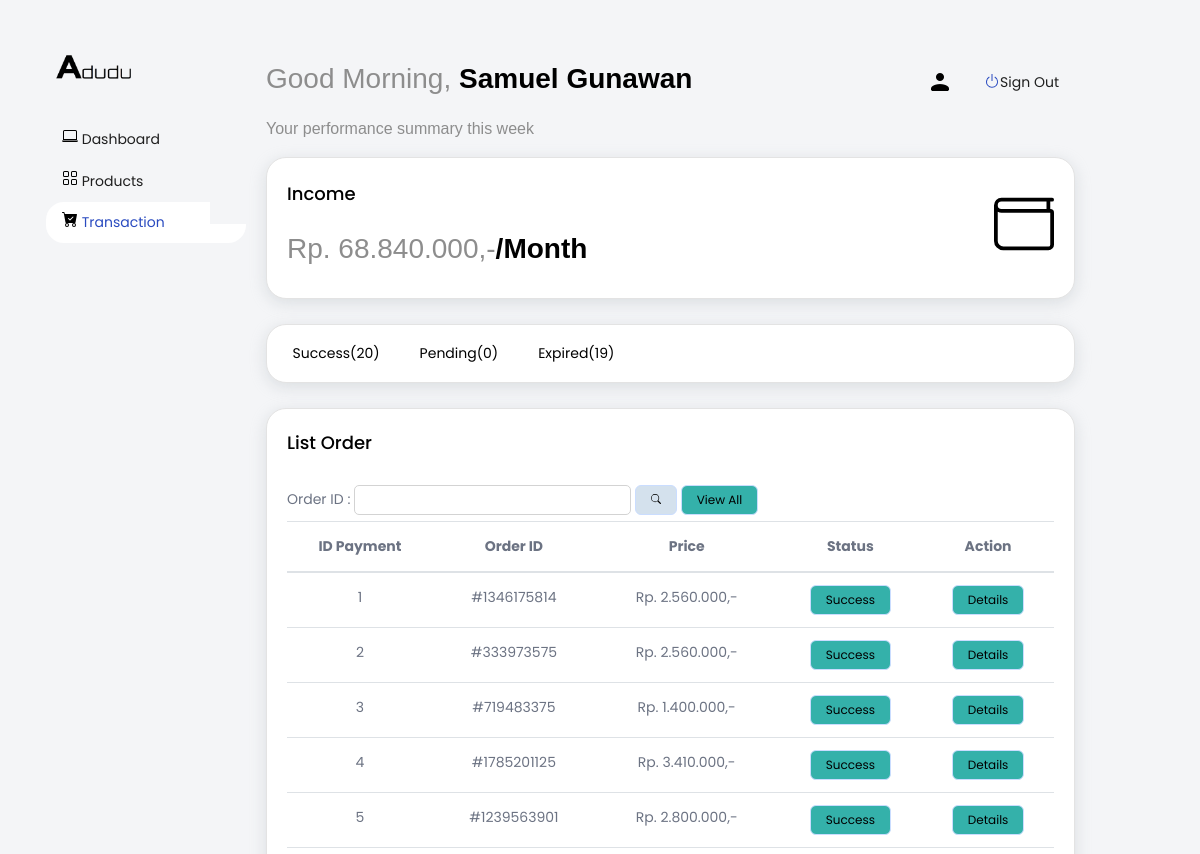
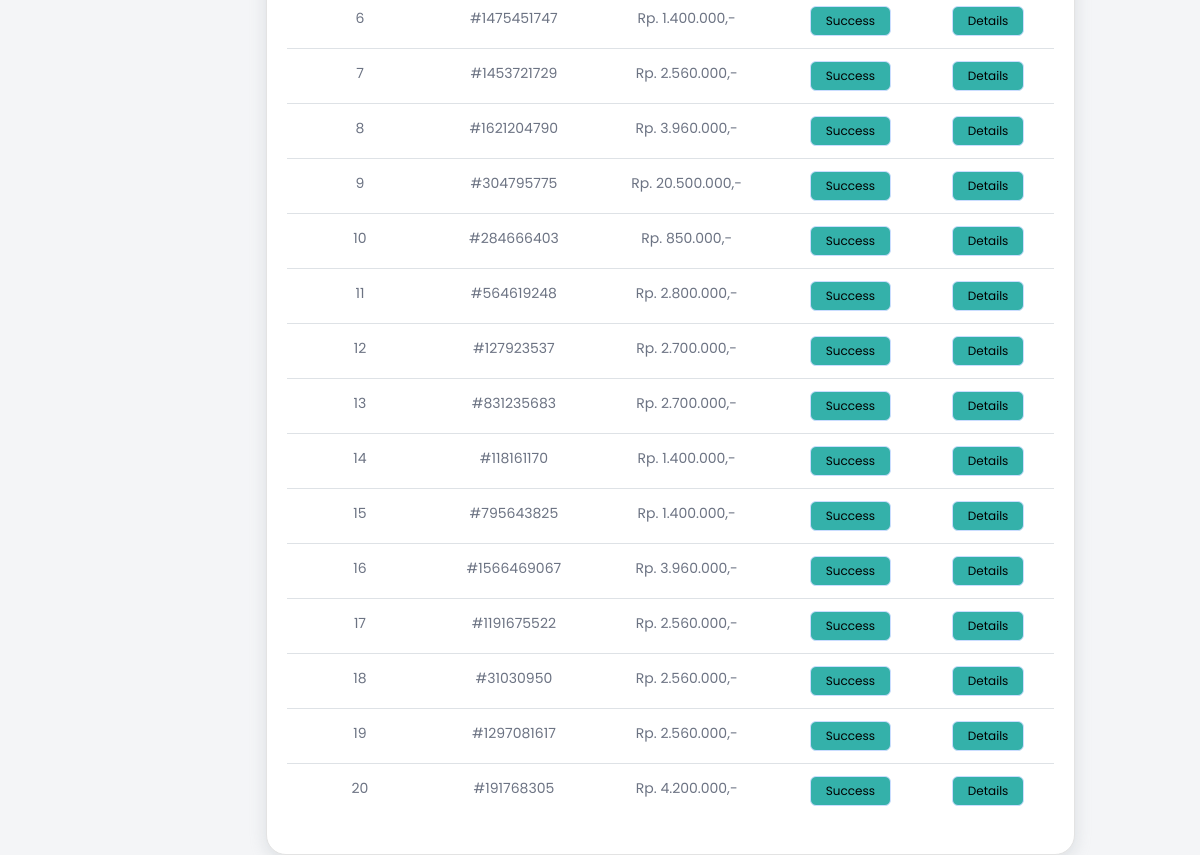
The app's page /admin/orders.php (signed in), older data (2 pictures, top to bottom).
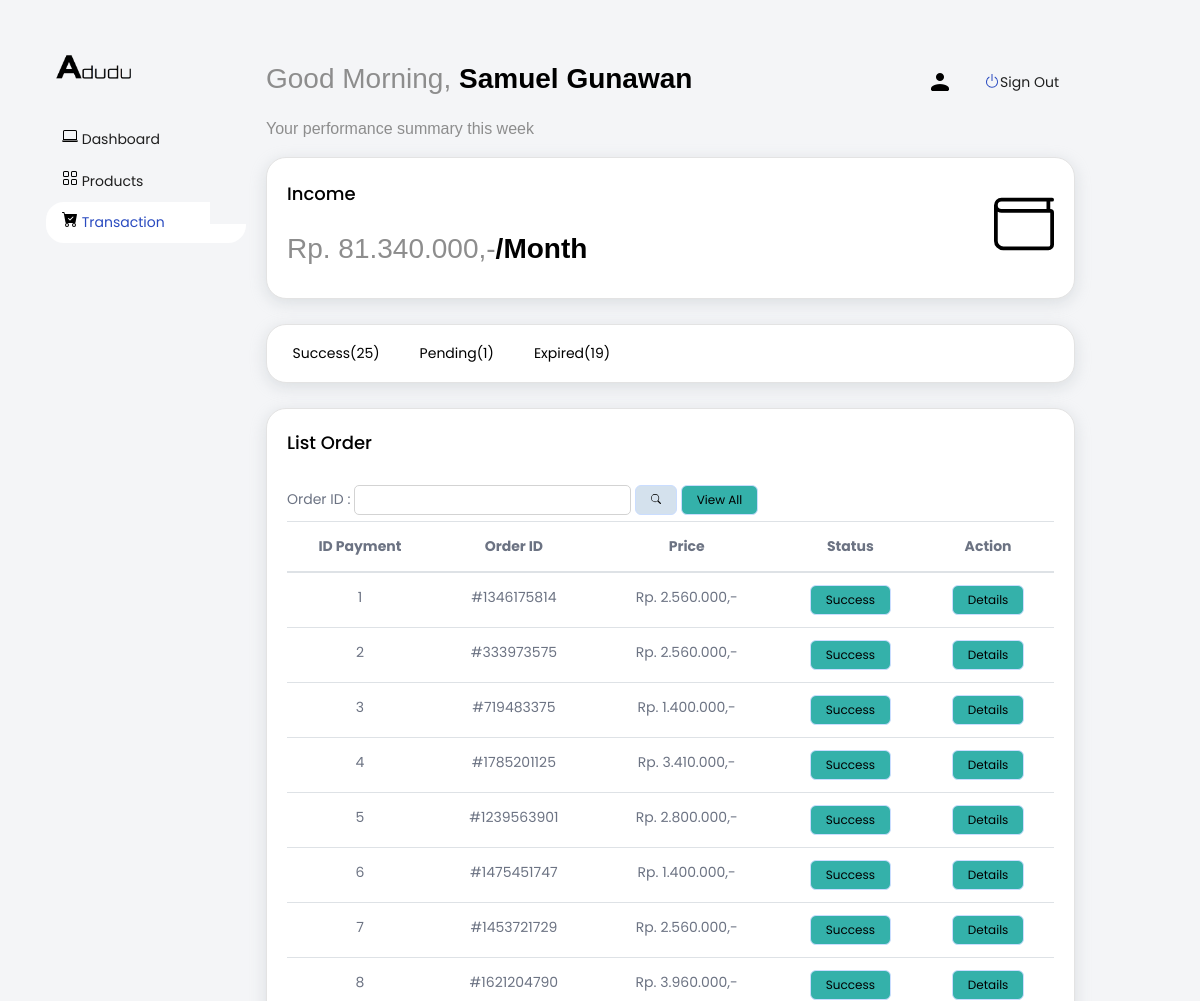
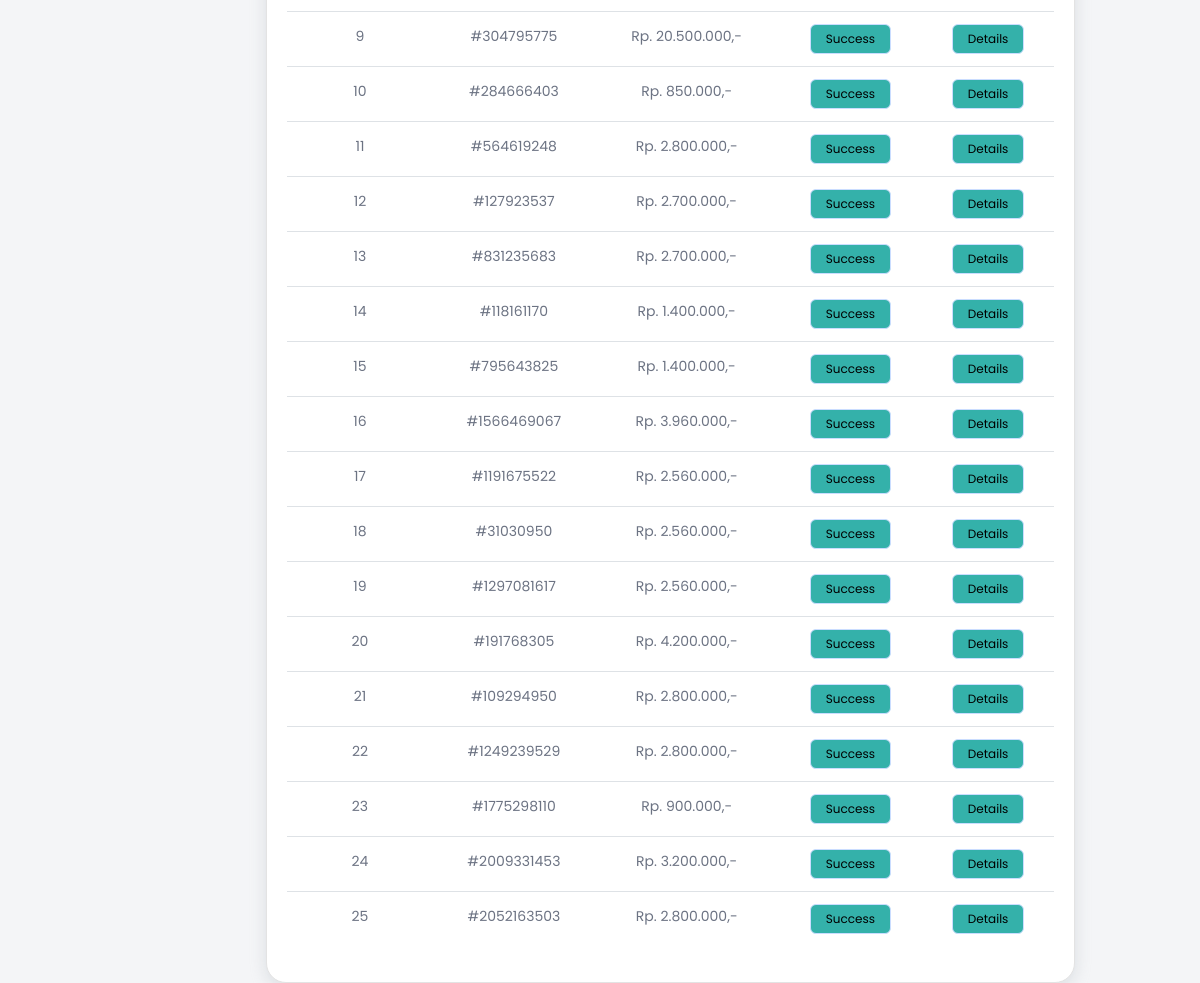
The same page, newer data (2 pictures, top to bottom).
### tables this page shows
CREATE TABLE `users` (
  `id_user` int(16) NOT NULL,
  `username` varchar(100) NOT NULL,
  `email` varchar(100) NOT NULL,
  `nama` varchar(100) NOT NULL,
  `tanggal_lahir` date NOT NULL,
  `password` varchar(100) NOT NULL,
  `roles` varchar(100) NOT NULL,
  `first_name` varchar(255) NOT NULL,
  `last_name` varchar(255) NOT NULL
);

CREATE TABLE `payment` (
  `id` int(11) NOT NULL,
  `status_code` varchar(3) NOT NULL,
  `status_message` varchar(50) NOT NULL,
  `transaction_id` varchar(100) NOT NULL,
  `order_id` varchar(10) NOT NULL,
  `gross_amount` decimal(20,2) NOT NULL,
  `payment_type` varchar(40) NOT NULL,
  `transaction_time` datetime NOT NULL,
  `transaction_status` varchar(40) NOT NULL,
  `bank` varchar(40) NOT NULL,
  `va_number` varchar(40) NOT NULL,
  `fraud_status` varchar(40) NOT NULL,
  `pdf_url` varchar(200) NOT NULL,
  `finish_redirect_url` varchar(200) NOT NULL,
  `bill_key` varchar(20) NOT NULL,
  `biller_code` varchar(5) NOT NULL
);

### admin/orders.php (the view, shortened to what this page needs)
<?php
require_once("../controller/connection.php");
if (!isset($_SESSION['active'])) {
    header('Location: ../index.php');
} else {
    $id_user = $_SESSION['active'];
    $stmt = $conn->prepare("SELECT * FROM users WHERE id_user=$id_user");
    $stmt->execute();
    $admin = $stmt->get_result()->fetch_assoc();
}
$stmt = $conn->prepare("SELECT * FROM payment where transaction_status = 'settlement'");
$stmt->execute();
$payment_success = $stmt->get_result()->fetch_all(MYSQLI_ASSOC);
$stmt = $conn->prepare("SELECT * FROM payment where transaction_status = 'pending'");
$stmt->execute();
$payment_pending = $stmt->get_result()->fetch_all(MYSQLI_ASSOC);
$stmt = $conn->prepare("SELECT * FROM payment where transaction_status = 'expire'");
$stmt->execute();
$payment_expire = $stmt->get_result()->fetch_all(MYSQLI_ASSOC);
$stmt = $conn->prepare("SELECT sum(gross_amount) as 'total' FROM payment where transaction_status = 'settlement'");
$stmt->execute();
$amount_total = $stmt->get_result()->fetch_assoc();
?>
<!DOCTYPE html>
<html lang="en">
<head>
    <?php require_once("./section/connection_head.php") ?>
    <link rel="stylesheet" href="style.css">
</head>
<body class="main-layout" style="background-color: #f4f5f7;">
    <div class="row">
        <div class="col-lg-2">
            <div class="header_section" style="min-height: 100vh; background-color: transparent;">
                <div class="container">
                    <div class="d-flex flex-column flex-shrink-0 p-3 bg-light">
                        <a href="./index.php" class="d-flex align-items-center mb-3 mb-md-0 me-md-auto link-dark text-decoration-none">
                            <span class="fs-4"><img src="../images/logo.png" alt="" style="width: 8vw;"></span>
                        </a>
                        <ul class="nav nav-pills flex-column mb-auto" style="width: 200px;">
                            <li>
                                <a href="./index.php" class="nav-link link-dark">
                                    <svg class="bi me-2" width="16" height="16">
                                        <use xlink:href="#dashboard_svg" />
                                    </svg>
                                    Dashboard
                                </a>
                            </li>
                            <li>
                                <a href="./product.php" class="nav-link link-dark">
                                    <svg class="bi me-2" width="16" height="16">
                                        <use xlink:href="#grid" />
                                    </svg>
                                    Products
                                </a>
                            </li>
                            <li>
                                <a href="./orders.php" class="nav-link link-dark active">
                                    <svg class="bi me-2" width="16" height="16">
                                        <use xlink:href="#cart" />
                                    </svg>
                                    Transaction
                                </a>
                            </li>
                        </ul>
                    </div>
                </div>
            </div>
        </div>
        <div class="col-lg-10">
            <div class="navbar-menu-wrapper d-flex align-items-top justify-content-between">
                <div class="navbar-nav">
                    <div class="nav-item font-weight-semibold d-none d-lg-block ms-0">
                        <h1 class="welcome-text">Good Morning, <span class="text-black fw-bold"><?= $admin['nama'] ?></span></h1>
                        <h3 class="welcome-sub-text">Your performance summary this week </h3>
                    </div>
                </div>
                <div class="ms-auto d-flex align-items-center">
                    <div class="nav-item dropdown d-none d-lg-block user-dropdown">
                        <a class="nav-link" id="UserDropdown" href="#" data-bs-toggle="dropdown" aria-expanded="false">
                            <img class="img-xs rounded-circle" src="../images/user_24px_black.png" alt="Profile image">
                        </a>
                    </div>
                    <div class="nav-item dropdown d-none d-lg-block user-dropdown">
                        <a class="nav-link" id="UserDropdown" href="../logout.php" style="display: flex; align-items: center; flex-direction: row;">
                            <svg xmlns="http://www.w3.org/2000/svg" width="16" height="16" fill="currentColor" class="bi bi-power" viewBox="0 0 16 16" style="color: #2a4bc0;">
                                <path d="M7.5 1v7h1V1h-1z" />
                                <path d="M3 8.812a4.999 4.999 0 0 1 2.578-4.375l-.485-.874A6 6 0 1 0 11 3.616l-.501.865A5 5 0 1 1 3 8.812z" />
                            </svg>
                            <span style="margin-top: 0.5vh;">
                                Sign Out
                            </span>
                        </a>
                    </div>
                </div>
            </div>
            <div class="navbar-menu-wrapper">
                <div class="d-flex">
                    <div class="card" style="width: 100%;">
                        <div class="card-body">
                            <div class="d-flex justify-content-between align-items-center">
                                <div>
                                    <div class="card-title">Income</div>
                                    <div class="welcome-text"><?= "Rp. " . number_format($amount_total['total'], 0, ',', '.') . ",-" ?><span class="fw-bold text-black">/Month</span></div>
                                </div>
                                <div>
                                    <svg class="bi me-2" width="60" height="60">
                                        <use xlink:href="#wallet" />
                                    </svg>
                                </div>
                            </div>
                        </div>
                    </div>
                </div>
                <br>
                <div class="card">
                    <nav class="navbar navbar-expand-lg navbar-light bg-light">
                        <div class="collapse navbar-collapse" id="navbarNavAltMarkup" style="padding-left: 0;">
                            <div class="navbar-nav">
                                <div class="nav-item nav-link" onclick="success()" style="font-size: 14px; cursor: pointer;">Success(<?= count($payment_success) ?>)</div>
                                <div class="nav-item nav-link" onclick="pending()" style="font-size: 14px; cursor: pointer;">Pending(<?= count($payment_pending) ?>)</div>
                                <div class="nav-item nav-link" onclick="expire()" style="font-size: 14px; cursor: pointer;">Expired(<?= count($payment_expire) ?>)</div>
                            </div>
                        </div>
                    </nav>
                </div>
                <br>
                <div class="card">
                    <div class="card-body">
                        <h4 class="card-title">List Order</h4>
                        <div class="dashboard_btn">
                            <label for="searchID">Order ID : </label>
                            <input type="number" name="searchID" id="searchID" style="border: 1px solid lightgray; border-radius: 5px;">
                            <button class='btn btn-secondary' onclick="searchBtn()" style='margin:0; background-color: #d4e1ed;'>
                                <svg class="bi me-2" width="10" height="10">
                                    <use xlink:href="#search" />
                                </svg>
                            </button>
                            <button class='btn btn-success' onclick="viewAll()" style='margin:0; background-color: #34B1AA;'>View All</button>
                        </div>
                        <div class="table-responsive" id="tableUpdate">
                            <table class="table table-hover" style="text-align: center;">
                                <thead>
                                    <tr>
                                        <th>ID Payment</th>
                                        <th>Order ID</th>
                                        <th>Price</th>
                                        <th>Status</th>
                                        <th>Action</th>
                                    </tr>
                                </thead>
                                <tbody class="dashboard_btn">
                                    <?php foreach ($payment_success as $key => $value) { ?>
                                        <tr>
                                            <td><?= ($key+1) ?></td>
                                            <td>#<?= $value['order_id'] ?></td>
                                            <td><?= "Rp. " . number_format($value['gross_amount'], 0, ',', '.') . ",-" ?></td>
                                            <td>
                                                <?php
                                                    if ($value['transaction_status'] == "settlement"){
                                                        echo "<button class='btn btn-success' style='cursor: default; margin:0; background-color: #34B1AA;'>Success</button>";
                                                    }
                                                ?>
                                            </td>
                                            <td>
                                                <button class='btn btn-success' id="<?= $value['id'] ?>" onclick="showDetail(this)" style='margin:0; background-color: #34B1AA;'>Details</button>
                                            </td>
                                        </tr>
                                    <?php } ?>
                                </tbody>
                            </table>
                        </div>
                    </div>
                </div>
            </div>
        </div>
    </div>
</body>
</html>

### admin/section/connection_head.php (shortened to what this page needs)
<link rel="stylesheet" href="../css/bootstrap.min.css">
<link rel="stylesheet" href="../css/style.css">
<link rel="stylesheet" href="../css/responsive.css">
<link rel="stylesheet" href="../css/jquery.mCustomScrollbar.min.css">
<link rel="stylesheet" href="../css/owl.carousel.min.css">
<link rel="stylesheet" href="https://netdna.bootstrapcdn.com/font-awesome/4.0.3/css/font-awesome.css">
<link rel="stylesheet" href="https://cdnjs.cloudflare.com/ajax/libs/fancybox/2.1.5/jquery.fancybox.min.css" media="screen">

### css/style.css (style rules this page uses)
* { -webkit-transition: ease all 0.5s; -moz-transition: ease all 0.5s; transition: ease all 0.5s; }
*, *::after, *::before { -webkit-box-sizing: border-box !important; -moz-box-sizing: border-box !important; box-sizing: border-box !important; }
html, body { height: 100%; min-height: 100%; overflow-x: hidden; }
html { scroll-behavior: smooth!important; }
body { color: #666; font-family: Poppins; font-size: 14px; font-weight: normal; line-height: 1.8; }
a { color: #1f1f1f; outline: none !important; text-decoration: none !important; }
a, .btn { -webkit-transition: all 0.3s ease-in-out 0s; -moz-transition: all 0.3s ease-in-out 0s; -ms-transition: all 0.3s ease-in-out 0s; -o-transition: all 0.3s ease-in-out 0s; transition: all 0.3s ease-in-out 0s; }
h1, h2, h3, h4, h5, h6 { color: #111; font-weight: normal; letter-spacing: 0; line-height: normal; margin: 0; padding-bottom: 10px; position: relative; }
h1 { font-size: 24px; }
h3 { font-size: 18px; }
h4 { font-size: 16px; }
ul, li, ol { list-style: none; margin: 0px; padding: 0px; }
button { cursor: pointer; border: 0; margin: 0; padding: 0; }
.flex-column { flex-flow: column; }
.navbar-light .navbar-nav .nav-link { color: #000; font-size: 16pt; }
.bg-light { background-color: transparent !important; }
.navbar.navbar-expand-lg.navbar-light { padding-left: 0; padding-right: 0; }

### css/responsive.css (style rules this page uses)
@media (min-width: 576px) { .navbar-expand-lg .navbar-nav .nav-link { padding-left: 0rem !important; padding-right: 0rem !important; } }
@media (min-width: 576px) { .navbar-nav { flex-wrap: wrap; padding-top: 20px; } }
@media (min-width: 768px) { .navbar-expand-lg .navbar-nav .nav-link { padding-right: 2rem !important; } }
@media (min-width: 992px) { img { max-width: 90%; } }
@media (min-width: 992px) { .btn { font-size: 0.9rem; } }
@media (min-width: 992px) { .navbar-light .navbar-nav .nav-link { font-size: 14pt; } }
@media (min-width: 992px) { .navbar-expand-lg .navbar-nav .nav-link { padding-left: 1.5rem !important; padding-right: 0.9rem !important; } }
@media (min-width: 992px) { #navbarNavAltMarkup { padding-left: 6rem; } }
@media (min-width: 992px) { .navbar-nav { padding-top: 0; } }
@media (min-width: 1200px) { img { max-width: 100%; height: auto; } }
@media (min-width: 1200px) { .btn { font-size: 1rem; } }
@media (min-width: 1200px) { .navbar-light .navbar-nav .nav-link { font-size: 16pt; } }
@media (min-width: 1200px) { .navbar-expand-lg .navbar-nav .nav-link { padding-left: 1.6rem !important; padding-right: 0.9rem !important; } }
@media (min-width: 1200px) { #navbarNavAltMarkup { padding-left: 8rem; } }

### admin/style.css (style rules this page uses)
.nav-pills .nav-link.active { background-color: #ffffff; border-radius: 1.5vw; color: #2a4bc0; }
.welcome-text { font-family: "Manrope", sans-serif; font-style: normal; font-weight: normal; font-size: 28px; line-height: 38px; color: #8D8D8D; margin-bottom: 10px; }
.text-black { color: #000000 }
.fw-bold { font-weight: 700 !important; }
.welcome-sub-text { font-family: "Manrope", sans-serif; font-style: normal; font-weight: normal; font-size: 16px; line-height: 22px; color: #8D8D8D; margin-bottom: 0; }
.navbar-menu-wrapper { background: #F4F5F7; transition: width 0.25s ease; color: #6C7383; padding-left: 3.5rem; padding-top: 30px; padding-bottom: 25px; width: calc(100% - 5rem); height: 97px; }
.card { box-shadow: 0 0 0 0 rgb(90 113 208 / 11%), 0 4px 16px 0 rgb(167 175 183 / 33%); transition: background 0.25s ease; position: relative; display: flex; flex-direction: column; min-width: 0; word-wrap: break-word; background-color: #fff; background-clip: border-box; border: 1px solid #e3e3e3; border-radius: 20px; }
.dashboard_btn button { padding: 8px 15px; border: 1px solid #CADDFF; box-sizing: border-box; border-radius: 6px; color: #000000; font-weight: 400; font-size: 12px; line-height: 12px; margin-bottom: 12px; margin-right: 12px; align-items: center; }
.card-title { color: #010101; margin-bottom: 1.2rem; text-transform: capitalize; font-size: 1.125rem; font-weight: 500; }
.row { flex-shrink: 0; width: 100%; max-width: 100%; padding-right: 15px; padding-left: 15px; margin-top: 30px; }

Row changes from the older to the newer data that the page shows:
added payment: order "109294950", gross_amount "2.800.000", transaction_status "Success"
added payment: order "1249239529", gross_amount "2.800.000", transaction_status "Success"
added payment: order "1775298110", gross_amount "900.000", transaction_status "Success"
added payment: order "2009331453", gross_amount "3.200.000", transaction_status "Success"
added payment: order "2052163503", gross_amount "2.800.000", transaction_status "Success"
Text that changed along with them:
$amount_total['total']: "68.840.000" → "81.340.000"
count($payment_success): "20" → "25"
count($payment_pending): "0" → "1"
